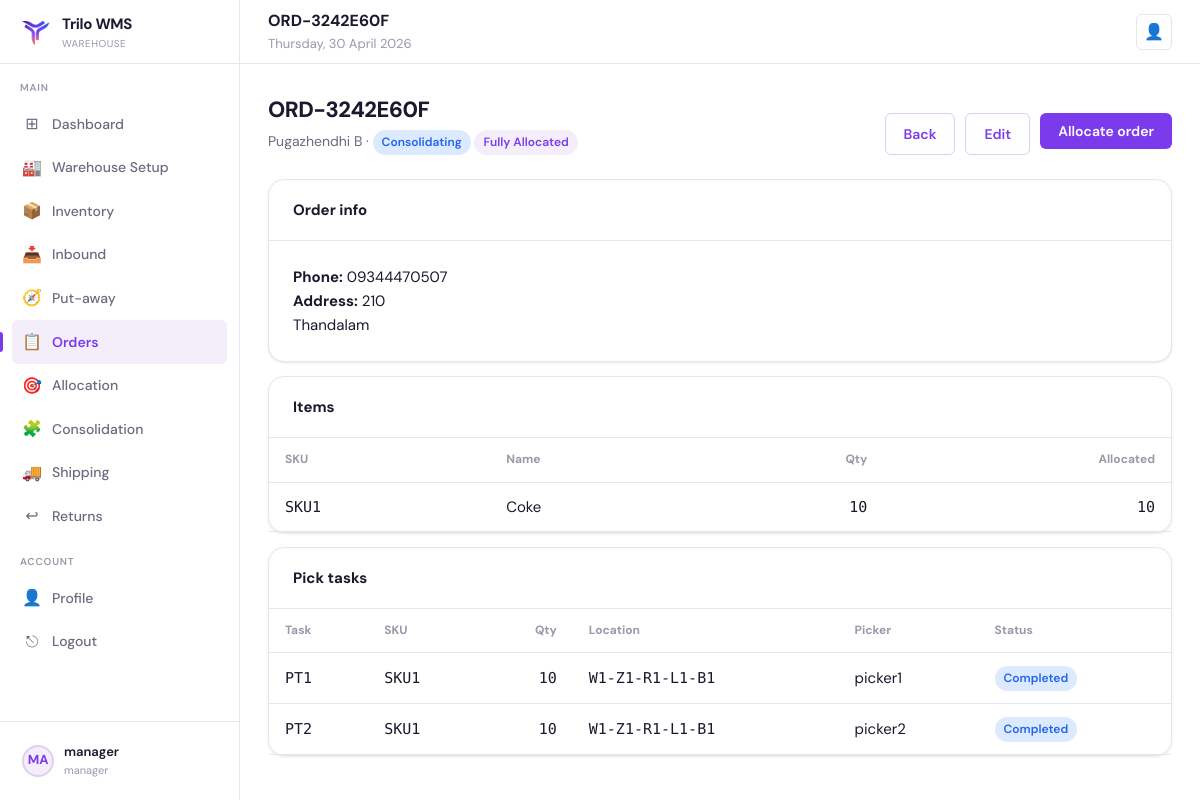
Page /orders/2/ (signed in) on the committed database.
### core/models.py (models this page shows, shortened)
class User(AbstractUser):
    class Role(models.TextChoices):
        ADMIN = "admin", "Admin"
        MANAGER = "manager", "Manager"
        PICKER = "picker", "Picker"
        PUTAWAY = "putaway", "Putaway"
        PACKER = "packer", "Packer"
    role = models.CharField(max_length=20, choices=Role.choices, default=Role.PICKER)
    employee_id = models.CharField(max_length=32, unique=True)
    warehouse = models.CharField(max_length=120, blank=True, null=True)
    assigned_warehouse = models.ForeignKey(
        "Warehouse",
        on_delete=models.SET_NULL,
        null=True,
        blank=True,
        related_name="workers",
    )

class Order(models.Model):
    class Status(models.TextChoices):
        PENDING = "pending", "Pending"
        ALLOCATED = "allocated", "Allocated"
        PICKING = "picking", "Picking"
        CONSOLIDATING = "consolidating", "Consolidating"
        PACKING = "packing", "Packing"
        SHIPPED = "shipped", "Shipped"
        COMPLETED = "completed", "Completed"
        CANCELLED = "cancelled", "Cancelled"
    class AllocationStatus(models.TextChoices):
        NOT_ALLOCATED = "not_allocated", "Not Allocated"
        PARTIALLY_ALLOCATED = "partially_allocated", "Partially Allocated"
        FULLY_ALLOCATED = "fully_allocated", "Fully Allocated"
    order_id = models.CharField(max_length=40, unique=True, db_index=True)
    customer_name = models.CharField(max_length=200)
    customer_phone = models.CharField(max_length=40, blank=True, default="")
    delivery_address = models.TextField(blank=True, default="")
    status = models.CharField(max_length=20, choices=Status.choices, default=Status.PENDING)
    allocation_status = models.CharField(
        max_length=30, choices=AllocationStatus.choices, default=AllocationStatus.NOT_ALLOCATED
    )
    on_hold = models.BooleanField(default=False)
    created_at = models.DateTimeField(auto_now_add=True)

class OrderItem(models.Model):
    order = models.ForeignKey(Order, on_delete=models.CASCADE, related_name="items")
    sku = models.ForeignKey(SKU, on_delete=models.PROTECT, related_name="order_items")
    quantity = models.PositiveIntegerField()
    allocated_quantity = models.PositiveIntegerField(default=0)

class SKU(models.Model):
    class UnitType(models.TextChoices):
        UNIT = "unit", "Unit"
        BOX = "box", "Box"
        PALLET = "pallet", "Pallet"
    name = models.CharField(max_length=200)
    sku_code = models.CharField(max_length=80, unique=True)
    category = models.CharField(max_length=120, blank=True, default="")
    brand = models.CharField(max_length=120, blank=True, default="")
    unit_type = models.CharField(max_length=20, choices=UnitType.choices, default=UnitType.UNIT)
    weight = models.DecimalField(max_digits=10, decimal_places=2, default=0)
    dimensions = models.CharField(max_length=120, blank=True, default="")
    barcode = models.CharField(max_length=120, blank=True, default="")
    quantity = models.PositiveIntegerField(default=0)

class PickTask(models.Model):
    class Status(models.TextChoices):
        PENDING = "pending", "Pending"
        IN_PROGRESS = "in_progress", "In Progress"
        COMPLETED = "completed", "Completed"
        EXCEPTION = "exception", "Exception"
    order = models.ForeignKey(Order, on_delete=models.CASCADE, related_name="pick_tasks")
    order_item = models.ForeignKey(OrderItem, on_delete=models.CASCADE, related_name="pick_tasks")
    sku = models.ForeignKey(SKU, on_delete=models.PROTECT, related_name="pick_tasks")
    stock_bin = models.ForeignKey(StockBin, on_delete=models.PROTECT, related_name="pick_tasks")
    quantity = models.PositiveIntegerField()
    source_location = models.CharField(max_length=80, blank=True, default="")
    picker = models.ForeignKey(
        settings.AUTH_USER_MODEL, on_delete=models.SET_NULL, null=True, blank=True, related_name="pick_tasks"
    )
    picked_qty = models.PositiveIntegerField(default=0)
    status = models.CharField(max_length=20, choices=Status.choices, default=Status.PENDING)
    issue_note = models.TextField(blank=True, default="")
    created_at = models.DateTimeField(auto_now_add=True)

### core/views.py (the view)
# urls.py: path("orders/<int:order_id>/", views.order_detail, name="order_detail"),
@login_required
@role_required("admin", "manager")
def order_detail(request, order_id: int):
    order = Order.objects.filter(pk=order_id).prefetch_related("items__sku", "pick_tasks__picker", "pick_tasks__sku").first()
    if not order:
        messages.error(request, "Order not found.")
        return redirect("/orders/")
    return render(request, "orders/order_detail.html", {"order": order, "today_str": now_date_str()})

### core/utils.py (called while the page is built)
def now_date_str() -> str:
    return timezone.localdate().strftime("%A, %d %B %Y")

### core/templates/orders/order_detail.html (shortened to what this page needs)
{% extends "base.html" %}
{% block header_title %}{{ order.order_id }}{% endblock %}
{% block content %}
  <div class="page-header" style="display:flex;justify-content:space-between;align-items:flex-end;gap:12px;flex-wrap:wrap">
    <div>
      <div class="page-title">{{ order.order_id }}</div>
      <div class="page-subtitle">
        {{ order.customer_name }} ·
        <span class="badge badge-info">{{ order.get_status_display }}</span>
        <span class="badge badge-purple">{{ order.get_allocation_status_display }}</span>
      </div>
    </div>
    <div style="display:flex; gap:10px; flex-wrap:wrap">
      <a class="btn btn-outline" href="/orders/">Back</a>
      <a class="btn btn-outline" href="/orders/{{ order.id }}/edit/">Edit</a>
      <form method="post" action="/orders/{{ order.id }}/allocate/">
        <button class="btn btn-primary" type="submit" {% if order.on_hold %}disabled{% endif %}>Allocate order</button>
      </form>
    </div>
  </div>
  <div class="card">
    <div class="card-header"><div class="card-title">Order info</div></div>
    <div class="card-body">
      <p><strong>Phone:</strong> {{ order.customer_phone|default:"—" }}</p>
      <p><strong>Address:</strong> {{ order.delivery_address|default:"—"|linebreaksbr }}</p>
    </div>
  </div>
  <div style="height:14px"></div>
  <div class="card">
    <div class="card-header"><div class="card-title">Items</div></div>
    <div class="card-body" style="padding:0">
      <table style="width:100%; border-collapse:collapse">
        <thead>
          <tr style="background:var(--bg); border-bottom:1px solid var(--border)">
            <th style="text-align:left; padding:12px 16px; font-size:12px; color:var(--text-muted)">SKU</th>
            <th style="text-align:left; padding:12px 16px; font-size:12px; color:var(--text-muted)">Name</th>
            <th style="text-align:right; padding:12px 16px; font-size:12px; color:var(--text-muted)">Qty</th>
            <th style="text-align:right; padding:12px 16px; font-size:12px; color:var(--text-muted)">Allocated</th>
          </tr>
        </thead>
        <tbody>
          {% for it in order.items.all %}
            <tr style="border-bottom:1px solid var(--border)">
              <td style="padding:12px 16px; font-family:var(--mono)">{{ it.sku.sku_code }}</td>
              <td style="padding:12px 16px">{{ it.sku.name }}</td>
              <td style="padding:12px 16px; text-align:right; font-family:var(--mono)">{{ it.quantity }}</td>
              <td style="padding:12px 16px; text-align:right; font-family:var(--mono)">{{ it.allocated_quantity }}</td>
            </tr>
          {% endfor %}
        </tbody>
      </table>
    </div>
  </div>
  <div style="height:14px"></div>
  <div class="card">
    <div class="card-header"><div class="card-title">Pick tasks</div></div>
    <div class="card-body" style="padding:0">
      <table style="width:100%; border-collapse:collapse">
        <thead>
          <tr style="background:var(--bg); border-bottom:1px solid var(--border)">
            <th style="text-align:left; padding:12px 16px; font-size:12px; color:var(--text-muted)">Task</th>
            <th style="text-align:left; padding:12px 16px; font-size:12px; color:var(--text-muted)">SKU</th>
            <th style="text-align:right; padding:12px 16px; font-size:12px; color:var(--text-muted)">Qty</th>
            <th style="text-align:left; padding:12px 16px; font-size:12px; color:var(--text-muted)">Location</th>
            <th style="text-align:left; padding:12px 16px; font-size:12px; color:var(--text-muted)">Picker</th>
            <th style="text-align:left; padding:12px 16px; font-size:12px; color:var(--text-muted)">Status</th>
          </tr>
        </thead>
        <tbody>
          {% for t in order.pick_tasks.all %}
            <tr style="border-bottom:1px solid var(--border)">
              <td style="padding:12px 16px; font-family:var(--mono)">PT{{ t.id }}</td>
              <td style="padding:12px 16px; font-family:var(--mono)">{{ t.sku.sku_code }}</td>
              <td style="padding:12px 16px; text-align:right; font-family:var(--mono)">{{ t.quantity }}</td>
              <td style="padding:12px 16px; font-family:var(--mono)">{{ t.source_location }}</td>
              <td style="padding:12px 16px">{{ t.picker.get_full_name|default:t.picker.username }}</td>
              <td style="padding:12px 16px"><span class="badge badge-info">{{ t.get_status_display }}</span></td>
            </tr>
          {% empty %}
            <tr><td colspan="6" style="padding:16px" class="muted">No pick tasks. Run allocation.</td></tr>
          {% endfor %}
        </tbody>
      </table>
    </div>
  </div>
{% endblock %}

### core/templates/base.html (shortened to what this page needs)
{% load static %}
<!DOCTYPE html>
<html lang="en">
<head>
  <link rel="stylesheet" href="{% static 'css/base.css' %}"/>
</head>
<body class="{% block body_class %}{% endblock %}">
  {% block layout %}
  <div class="layout">
    <aside class="sidebar">
      <div class="sidebar-logo">
        <div class="logo-icon"><img src="{% static 'images/TriloLogo.png' %}" alt="Trilo WMS" width="32" height="32" /></div>
        <div>
          <div class="logo-text">Trilo WMS</div>
          <div class="logo-sub">Warehouse</div>
        </div>
      </div>
      <nav class="sidebar-nav">
        <div class="nav-section-label">Main</div>
        <a class="nav-item {% if request.path == '/dashboard/' %}active{% endif %}" href="/dashboard/">
          <span class="nav-icon">⊞</span> Dashboard
        </a>
        {% if request.user.role == 'manager' %}
          <a class="nav-item {% if request.path|slice:":11" == '/warehouse/' %}active{% endif %}" href="/warehouse/">
            <span class="nav-icon">🏭</span> Warehouse Setup
          </a>
          <a class="nav-item {% if request.path|slice:":11" == '/inventory/' %}active{% endif %}" href="/inventory/">
            <span class="nav-icon">📦</span> Inventory
          </a>
          <a class="nav-item {% if request.path|slice:":9" == '/inbound/' %}active{% endif %}" href="/inbound/">
            <span class="nav-icon">📥</span> Inbound
          </a>
          <a class="nav-item {% if request.path|slice:":18" == '/inbound/putaway/' %}active{% endif %}" href="/inbound/putaway/tasks/">
            <span class="nav-icon">🧭</span> Put-away
          </a>
          <a class="nav-item {% if request.path|slice:":8" == '/orders/' %}active{% endif %}" href="/orders/">
            <span class="nav-icon">📋</span> Orders
          </a>
          <a class="nav-item {% if request.path|slice:":12" == '/allocation/' %}active{% endif %}" href="/allocation/">
            <span class="nav-icon">🎯</span> Allocation
          </a>
          <a class="nav-item {% if request.path|slice:":15" == '/consolidation/' %}active{% endif %}" href="/consolidation/">
            <span class="nav-icon">🧩</span> Consolidation
          </a>
          <a class="nav-item {% if request.path|slice:":10" == '/shipping/' %}active{% endif %}" href="/shipping/">
            <span class="nav-icon">🚚</span> Shipping
          </a>
          <a class="nav-item {% if request.path|slice:":9" == '/returns/' %}active{% endif %}" href="/returns/">
            <span class="nav-icon">↩</span> Returns
          </a>
        {% endif %}
        <div class="nav-section-label">Account</div>
        <a class="nav-item {% if request.path == '/profile/' %}active{% endif %}" href="/profile/">
          <span class="nav-icon">👤</span> Profile
        </a>
        <a class="nav-item" href="/logout/"><span class="nav-icon">⎋</span> Logout</a>
      </nav>
      <div class="sidebar-footer">
        <a class="sidebar-user" href="/profile/">
          <div class="user-avatar">{{ request.user.get_full_name|default:request.user.username|slice:":2"|upper }}</div>
          <div class="user-info">
            <div class="user-name">{{ request.user.get_full_name|default:request.user.username }}</div>
            <div class="user-role">{{ request.user.role|default:"" }}</div>
          </div>
        </a>
      </div>
    </aside>
    <header class="header">
      <div style="flex:1">
        <div class="header-title">{% block header_title %}Dashboard{% endblock %}</div>
        <div class="header-breadcrumb">{% block header_subtitle %}{{ today_str }}{% endblock %}</div>
      </div>
      <div class="header-actions">
        <a class="header-btn" href="/profile/" title="Profile">👤</a>
      </div>
    </header>
    <main class="main">
      {% block content %}{% endblock %}
    </main>
  </div>
  {% endblock %}
</body>
</html>

### rows in the picture
User: user.get_full_name "MA", user.get_full_name "manager", user.role "manager"
Order: order_id "ORD-3242E60F", customer_name "Pugazhendhi B", status "Consolidating", allocation_status "Fully Allocated", customer_phone "09344470507", delivery_address "210 Thandalam"
OrderItem: sku.sku_code "SKU1", sku.name "Coke", quantity "10", allocated_quantity "10"
PickTask: id "1", sku.sku_code "SKU1", quantity "10", source_location "W1-Z1-R1-L1-B1", picker.get_full_name "picker1", status "Completed"
PickTask: id "2", sku.sku_code "SKU1", quantity "10", source_location "W1-Z1-R1-L1-B1", picker.get_full_name "picker2", status "Completed"

### other values in the picture
{{ today_str }} "Thursday, 30 April 2026"
